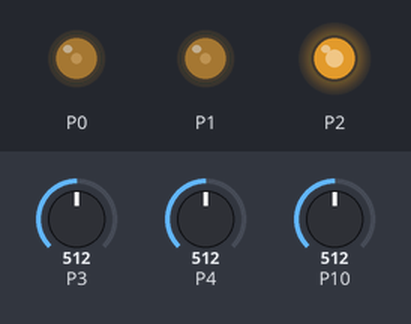
Bench run of a program on a simulated BBC micro:bit (MakeCode). Parts: output pins drawn as LEDs (lit = HIGH). The test bench sets the inputs (shaded band); at power-on: P3 = 512, P4 = 512, P10 = 512 (analog values on the 0–1023 scale).

Above: at 1.2 s.
1.3 s: P3 set to 716
At 1.8 s:
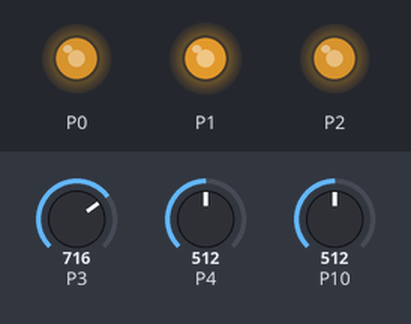
2.8 s: P4 set to 716
At 4.0 s:
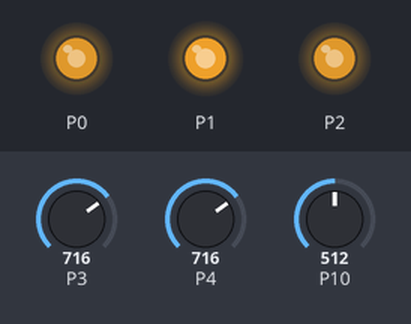
4.3 s: P10 set to 716
At 5.1 s:
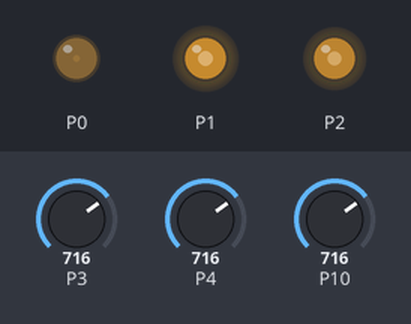
5.8 s: P3 set to 900
At 6.2 s:
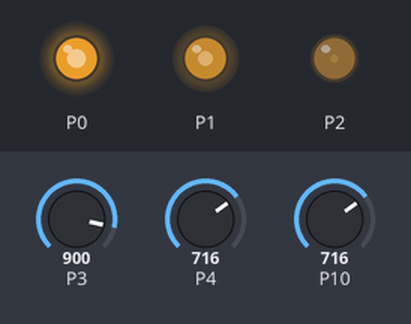
7.3 s: P4 set to 900
At 8.4 s:
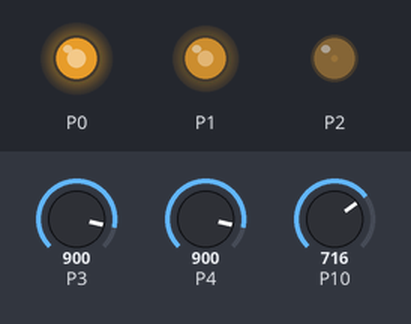
8.8 s: P10 set to 900
At 9.5 s:
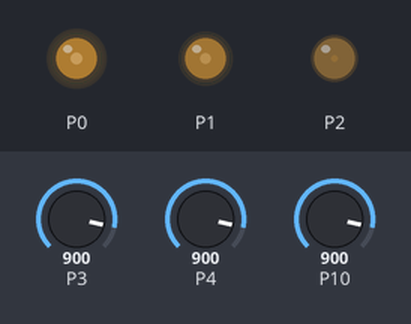
Timing chart, 0 to 11.3 s (numbered marks = the images above; inputs shaded):
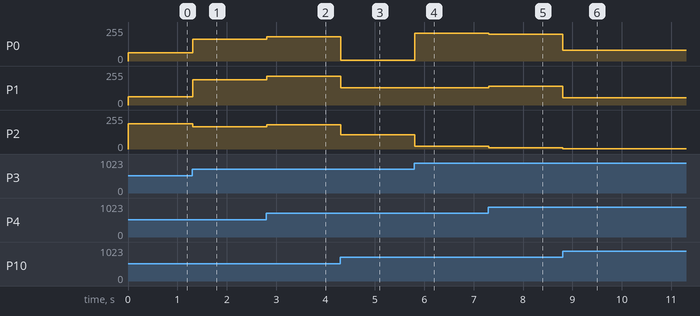

Measured:
- after the input at 1.3 s, P0: 62/255 → 165/255 at once; P1: 61/255 → 189/255 at once; P2: 190/255 → 166/255 at once
- after the input at 2.8 s, P0: 165/255 → 182/255 at once; P1: 189/255 → 216/255 at once; P2: 166/255 → 182/255 at once
- after the input at 4.3 s, P0: 182/255 → 7/255 at once; P1: 216/255 → 128/255 at once; P2: 182/255 → 108/255 at once
- after the input at 5.8 s, P0: 7/255 → 207/255 at once; P2: 108/255 → 22/255 at once
- after the input at 7.3 s, P0: 207/255 → 200/255 at once; P1: 128/255 → 142/255 at once; P2: 22/255 → 8/255 at once
- after the input at 8.8 s, P0: 200/255 → 79/255 at once; P1: 142/255 → 54/255 at once; P2: 8/255 → 2/255 at once

The program:

main.ts
```typescript
let red = 0
let green = 0
let blue = 0
let RGBColor = 0
let L = 0
let S = 0
let H = 0
led.enable(false)
basic.forever(function () {
    H = Math.map(pins.analogReadPin(AnalogPin.P3), 0, 1023, 0, 360)
    S = Math.map(pins.analogReadPin(AnalogPin.P4), 0, 1023, 0, 100)
    L = Math.map(pins.analogReadPin(AnalogPin.P10), 0, 1023, 0, 100)
    RGBColor = neopixel.hsl(H, S, L)
    blue = RGBColor % 255
    green = RGBColor % 65535 / 255
    red = RGBColor / 65535
    red = Math.map(red, 0, 255, 1023, 0)
    green = Math.map(green, 0, 255, 1023, 0)
    blue = Math.map(blue, 0, 255, 1023, 0)
    pins.analogWritePin(AnalogPin.P0, blue)
    pins.analogWritePin(AnalogPin.P1, green)
    pins.analogWritePin(AnalogPin.P2, red)
})
```

test.ts
```typescript
// здесь помещаются тесты; они не будут скомпилированы, пока пакет используется в качестве расширения.
```
